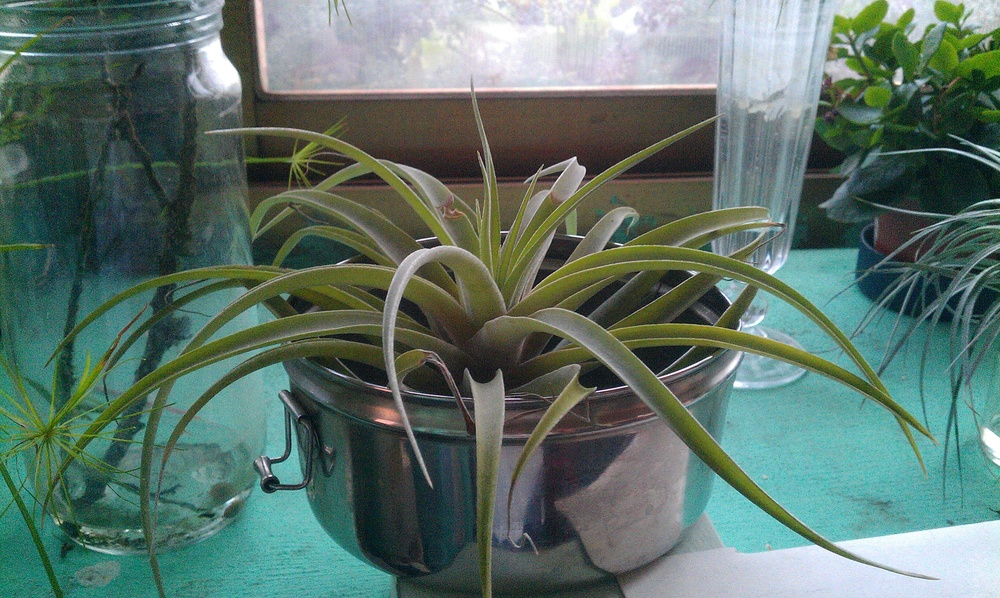
#> input picture o1/Blur.jpg, 1000 x 598 px, shrunk from 3264 x 1952 before the run
$ python gaussianblur_1.py
#> lines starting #> are read from the running program, lines starting #| are printed output that depends on the picture

import cv2

image = cv2.imread("Blur.jpg")
#> image is the input picture: shape (598, 1000, 3); mean B, G, R 105.7, 114.8, 92.6

cv2.imwrite( 'Blur_7.jpg', cv2.GaussianBlur(image, (7, 7), 0) )

cv2.imwrite( 'Blur_17.jpg', cv2.GaussianBlur(image, (17, 17), 0) )
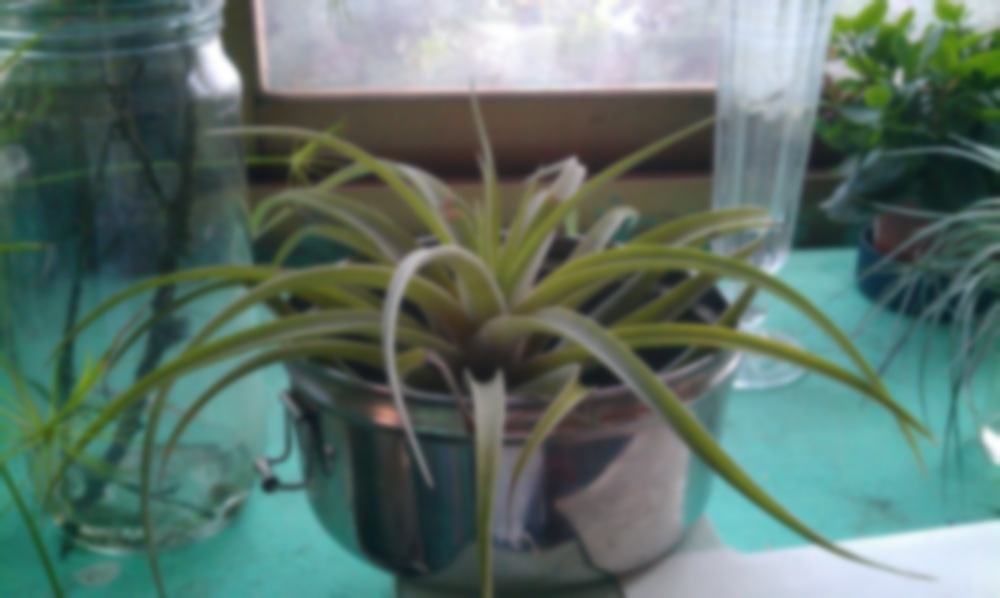
#> saved as Blur_17.jpg: shape (598, 1000, 3); mean B, G, R 105.6, 114.8, 92.6

cv2.imwrite( 'Blur_21.jpg', cv2.GaussianBlur(image, (21, 21), 0) )
cv2.imwrite( 'Blur_23.jpg', cv2.GaussianBlur(image, (23, 23), 0) )
cv2.imwrite( 'Blur_25.jpg', cv2.GaussianBlur(image, (25, 25), 0) )

cv2.imwrite( 'Blur_29.jpg', cv2.GaussianBlur(image, (29, 29), 0) )

cv2.imwrite( 'Blur_37.jpg', cv2.GaussianBlur(image, (37, 37), 0) )
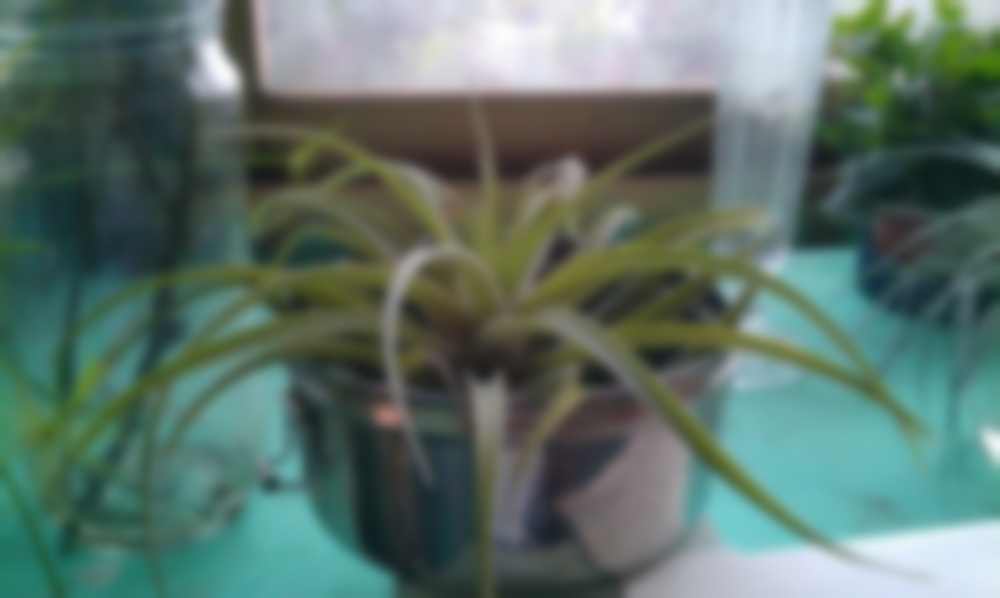
#> saved as Blur_37.jpg: shape (598, 1000, 3); mean B, G, R 105.6, 114.8, 92.6

cv2.imwrite( 'Blur_45.jpg', cv2.GaussianBlur(image, (45,45), 0) )

#> (the run stopped early here; a loop or call above may not have finished)
